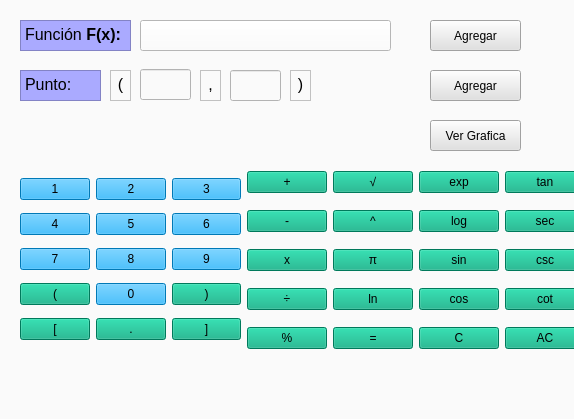
<?xml version="1.0" encoding="UTF-8"?>
<ui version="4.0">
 <class>Grafica</class>
 <widget class="QWidget" name="Grafica">
  <property name="geometry">
   <rect>
    <x>0</x>
    <y>0</y>
    <width>574</width>
    <height>419</height>
   </rect>
  </property>
  <property name="windowTitle">
   <string>Grafica</string>
  </property>
  <property name="styleSheet">
   <string notr="true">background-color: rgb(250, 250, 250);</string>
  </property>
  <widget class="QTextEdit" name="funcion">
   <property name="geometry">
    <rect>
     <x>20</x>
     <y>20</y>
     <width>111</width>
     <height>31</height>
    </rect>
   </property>
   <property name="styleSheet">
    <string notr="true">font: 12pt &quot;Arial&quot;;
background-color: rgb(170, 170, 255);</string>
   </property>
   <property name="html">
    <string>&lt;!DOCTYPE HTML PUBLIC &quot;-//W3C//DTD HTML 4.0//EN&quot; &quot;http://www.w3.org/TR/REC-html40/strict.dtd&quot;&gt;
&lt;html&gt;&lt;head&gt;&lt;meta name=&quot;qrichtext&quot; content=&quot;1&quot; /&gt;&lt;style type=&quot;text/css&quot;&gt;
p, li { white-space: pre-wrap; }
&lt;/style&gt;&lt;/head&gt;&lt;body style=&quot; font-family:'Arial'; font-size:12pt; font-weight:400; font-style:normal;&quot;&gt;
&lt;p style=&quot; margin-top:0px; margin-bottom:0px; margin-left:0px; margin-right:0px; -qt-block-indent:0; text-indent:0px;&quot;&gt;&lt;span style=&quot; font-family:'MS Shell Dlg 2'; color:#000000;&quot;&gt;Función &lt;/span&gt;&lt;span style=&quot; font-family:'MS Shell Dlg 2'; font-weight:600; color:#000000;&quot;&gt;F(x):&lt;/span&gt;&lt;/p&gt;&lt;/body&gt;&lt;/html&gt;</string>
   </property>
  </widget>
  <widget class="QPushButton" name="labelfuncion">
   <property name="geometry">
    <rect>
     <x>140</x>
     <y>20</y>
     <width>251</width>
     <height>31</height>
    </rect>
   </property>
   <property name="styleSheet">
    <string notr="true">background-color: rgb(255, 255, 255);</string>
   </property>
   <property name="text">
    <string/>
   </property>
  </widget>
  <widget class="QTextEdit" name="punto">
   <property name="geometry">
    <rect>
     <x>20</x>
     <y>70</y>
     <width>81</width>
     <height>31</height>
    </rect>
   </property>
   <property name="styleSheet">
    <string notr="true">font: 12pt &quot;Arial&quot;;
background-color: rgb(170, 170, 255);</string>
   </property>
   <property name="html">
    <string>&lt;!DOCTYPE HTML PUBLIC &quot;-//W3C//DTD HTML 4.0//EN&quot; &quot;http://www.w3.org/TR/REC-html40/strict.dtd&quot;&gt;
&lt;html&gt;&lt;head&gt;&lt;meta name=&quot;qrichtext&quot; content=&quot;1&quot; /&gt;&lt;style type=&quot;text/css&quot;&gt;
p, li { white-space: pre-wrap; }
&lt;/style&gt;&lt;/head&gt;&lt;body style=&quot; font-family:'Arial'; font-size:12pt; font-weight:400; font-style:normal;&quot;&gt;
&lt;p style=&quot; margin-top:0px; margin-bottom:0px; margin-left:0px; margin-right:0px; -qt-block-indent:0; text-indent:0px;&quot;&gt;Punto: &lt;/p&gt;&lt;/body&gt;&lt;/html&gt;</string>
   </property>
  </widget>
  <widget class="QTextEdit" name="parentesisabre">
   <property name="geometry">
    <rect>
     <x>110</x>
     <y>70</y>
     <width>21</width>
     <height>31</height>
    </rect>
   </property>
   <property name="styleSheet">
    <string notr="true">font: 12pt &quot;Arial&quot;;</string>
   </property>
   <property name="html">
    <string>&lt;!DOCTYPE HTML PUBLIC &quot;-//W3C//DTD HTML 4.0//EN&quot; &quot;http://www.w3.org/TR/REC-html40/strict.dtd&quot;&gt;
&lt;html&gt;&lt;head&gt;&lt;meta name=&quot;qrichtext&quot; content=&quot;1&quot; /&gt;&lt;style type=&quot;text/css&quot;&gt;
p, li { white-space: pre-wrap; }
&lt;/style&gt;&lt;/head&gt;&lt;body style=&quot; font-family:'Arial'; font-size:12pt; font-weight:400; font-style:normal;&quot;&gt;
&lt;p align=&quot;center&quot; style=&quot; margin-top:0px; margin-bottom:0px; margin-left:0px; margin-right:0px; -qt-block-indent:0; text-indent:0px;&quot;&gt;(&lt;/p&gt;&lt;/body&gt;&lt;/html&gt;</string>
   </property>
  </widget>
  <widget class="QLineEdit" name="textinput">
   <property name="geometry">
    <rect>
     <x>140</x>
     <y>69</y>
     <width>51</width>
     <height>31</height>
    </rect>
   </property>
  </widget>
  <widget class="QTextEdit" name="coma">
   <property name="geometry">
    <rect>
     <x>200</x>
     <y>70</y>
     <width>21</width>
     <height>31</height>
    </rect>
   </property>
   <property name="styleSheet">
    <string notr="true">font: 12pt &quot;Arial&quot;;</string>
   </property>
   <property name="html">
    <string>&lt;!DOCTYPE HTML PUBLIC &quot;-//W3C//DTD HTML 4.0//EN&quot; &quot;http://www.w3.org/TR/REC-html40/strict.dtd&quot;&gt;
&lt;html&gt;&lt;head&gt;&lt;meta name=&quot;qrichtext&quot; content=&quot;1&quot; /&gt;&lt;style type=&quot;text/css&quot;&gt;
p, li { white-space: pre-wrap; }
&lt;/style&gt;&lt;/head&gt;&lt;body style=&quot; font-family:'Arial'; font-size:12pt; font-weight:400; font-style:normal;&quot;&gt;
&lt;p align=&quot;center&quot; style=&quot; margin-top:0px; margin-bottom:0px; margin-left:0px; margin-right:0px; -qt-block-indent:0; text-indent:0px;&quot;&gt;,&lt;/p&gt;&lt;/body&gt;&lt;/html&gt;</string>
   </property>
  </widget>
  <widget class="QLineEdit" name="textinput2">
   <property name="geometry">
    <rect>
     <x>230</x>
     <y>70</y>
     <width>51</width>
     <height>31</height>
    </rect>
   </property>
  </widget>
  <widget class="QTextEdit" name="parentesiscierra">
   <property name="geometry">
    <rect>
     <x>290</x>
     <y>70</y>
     <width>21</width>
     <height>31</height>
    </rect>
   </property>
   <property name="styleSheet">
    <string notr="true">font: 12pt &quot;Arial&quot;;</string>
   </property>
   <property name="html">
    <string>&lt;!DOCTYPE HTML PUBLIC &quot;-//W3C//DTD HTML 4.0//EN&quot; &quot;http://www.w3.org/TR/REC-html40/strict.dtd&quot;&gt;
&lt;html&gt;&lt;head&gt;&lt;meta name=&quot;qrichtext&quot; content=&quot;1&quot; /&gt;&lt;style type=&quot;text/css&quot;&gt;
p, li { white-space: pre-wrap; }
&lt;/style&gt;&lt;/head&gt;&lt;body style=&quot; font-family:'Arial'; font-size:12pt; font-weight:400; font-style:normal;&quot;&gt;
&lt;p align=&quot;center&quot; style=&quot; margin-top:0px; margin-bottom:0px; margin-left:0px; margin-right:0px; -qt-block-indent:0; text-indent:0px;&quot;&gt;)&lt;/p&gt;&lt;/body&gt;&lt;/html&gt;</string>
   </property>
  </widget>
  <widget class="QPushButton" name="botonagregaruno">
   <property name="geometry">
    <rect>
     <x>430</x>
     <y>20</y>
     <width>91</width>
     <height>31</height>
    </rect>
   </property>
   <property name="styleSheet">
    <string notr="true">background-color: rgb(225, 225, 225);
font: 87 12pt &quot;Arial&quot;;</string>
   </property>
   <property name="text">
    <string>Agregar</string>
   </property>
  </widget>
  <widget class="QPushButton" name="botonagregardos">
   <property name="geometry">
    <rect>
     <x>430</x>
     <y>70</y>
     <width>91</width>
     <height>31</height>
    </rect>
   </property>
   <property name="styleSheet">
    <string notr="true">background-color: rgb(225, 225, 225);
font: 87 12pt &quot;Arial&quot;;</string>
   </property>
   <property name="text">
    <string>Agregar</string>
   </property>
  </widget>
  <widget class="QPushButton" name="botonvergrafica">
   <property name="geometry">
    <rect>
     <x>430</x>
     <y>120</y>
     <width>91</width>
     <height>31</height>
    </rect>
   </property>
   <property name="styleSheet">
    <string notr="true">background-color: rgb(225, 225, 225);
font: 87 12pt &quot;Arial&quot;;</string>
   </property>
   <property name="text">
    <string>Ver Grafica</string>
   </property>
  </widget>
  <widget class="QWidget" name="layoutWidget">
   <property name="geometry">
    <rect>
     <x>20</x>
     <y>160</y>
     <width>565</width>
     <height>203</height>
    </rect>
   </property>
   <layout class="QGridLayout" name="gridLayout_2">
    <item row="0" column="0" rowspan="5">
     <layout class="QGridLayout" name="gridLayout">
      <item row="0" column="0">
       <widget class="QPushButton" name="botonUno">
        <property name="styleSheet">
         <string notr="true">background-color: rgb(0, 170, 255);
font: 87 14pt &quot;Arial Black&quot;;</string>
        </property>
        <property name="text">
         <string>1</string>
        </property>
        <property name="shortcut">
         <string>1</string>
        </property>
       </widget>
      </item>
      <item row="0" column="1">
       <widget class="QPushButton" name="botonDos">
        <property name="styleSheet">
         <string notr="true">background-color: rgb(0, 170, 255);
font: 87 14pt &quot;Arial Black&quot;;</string>
        </property>
        <property name="text">
         <string>2</string>
        </property>
        <property name="shortcut">
         <string>2</string>
        </property>
       </widget>
      </item>
      <item row="0" column="2">
       <widget class="QPushButton" name="botonTres">
        <property name="styleSheet">
         <string notr="true">background-color: rgb(0, 170, 255);
font: 87 14pt &quot;Arial Black&quot;;</string>
        </property>
        <property name="text">
         <string>3</string>
        </property>
        <property name="shortcut">
         <string>3</string>
        </property>
       </widget>
      </item>
      <item row="1" column="0">
       <widget class="QPushButton" name="botonCuatro">
        <property name="styleSheet">
         <string notr="true">background-color: rgb(0, 170, 255);
font: 87 14pt &quot;Arial Black&quot;;</string>
        </property>
        <property name="text">
         <string>4</string>
        </property>
        <property name="shortcut">
         <string>4</string>
        </property>
       </widget>
      </item>
      <item row="1" column="1">
       <widget class="QPushButton" name="botonCinco">
        <property name="styleSheet">
         <string notr="true">background-color: rgb(0, 170, 255);
font: 87 14pt &quot;Arial Black&quot;;</string>
        </property>
        <property name="text">
         <string>5</string>
        </property>
        <property name="shortcut">
         <string>5</string>
        </property>
       </widget>
      </item>
      <item row="1" column="2">
       <widget class="QPushButton" name="botonSeis">
        <property name="styleSheet">
         <string notr="true">background-color: rgb(0, 170, 255);
font: 87 14pt &quot;Arial Black&quot;;</string>
        </property>
        <property name="text">
         <string>6</string>
        </property>
        <property name="shortcut">
         <string>6</string>
        </property>
       </widget>
      </item>
      <item row="2" column="0">
       <widget class="QPushButton" name="botonSiete">
        <property name="styleSheet">
         <string notr="true">background-color: rgb(0, 170, 255);
font: 87 14pt &quot;Arial Black&quot;;</string>
        </property>
        <property name="text">
         <string>7</string>
        </property>
        <property name="shortcut">
         <string>7</string>
        </property>
       </widget>
      </item>
      <item row="2" column="1">
       <widget class="QPushButton" name="botonOcho">
        <property name="styleSheet">
         <string notr="true">background-color: rgb(0, 170, 255);
font: 87 14pt &quot;Arial Black&quot;;</string>
        </property>
        <property name="text">
         <string>8</string>
        </property>
        <property name="shortcut">
         <string>8</string>
        </property>
       </widget>
      </item>
      <item row="2" column="2">
       <widget class="QPushButton" name="botonNueve">
        <property name="styleSheet">
         <string notr="true">background-color: rgb(0, 170, 255);
font: 87 14pt &quot;Arial Black&quot;;</string>
        </property>
        <property name="text">
         <string>9</string>
        </property>
        <property name="shortcut">
         <string>9</string>
        </property>
       </widget>
      </item>
      <item row="3" column="0">
       <widget class="QPushButton" name="botonCabierto">
        <property name="styleSheet">
         <string notr="true">font: 87 14pt &quot;Arial Black&quot;;
background-color: rgb(0, 170, 127);</string>
        </property>
        <property name="text">
         <string>(</string>
        </property>
        <property name="shortcut">
         <string>(</string>
        </property>
       </widget>
      </item>
      <item row="3" column="1">
       <widget class="QPushButton" name="botonCero">
        <property name="styleSheet">
         <string notr="true">background-color: rgb(0, 170, 255);
font: 87 14pt &quot;Arial Black&quot;;</string>
        </property>
        <property name="text">
         <string>0</string>
        </property>
        <property name="shortcut">
         <string>0</string>
        </property>
       </widget>
      </item>
      <item row="3" column="2">
       <widget class="QPushButton" name="botonCerrado">
        <property name="styleSheet">
         <string notr="true">background-color: rgb(0, 170, 127);
font: 87 14pt &quot;Arial Black&quot;;</string>
        </property>
        <property name="text">
         <string>)</string>
        </property>
        <property name="shortcut">
         <string>)</string>
        </property>
       </widget>
      </item>
      <item row="4" column="0">
       <widget class="QPushButton" name="botonCabierto_2">
        <property name="styleSheet">
         <string notr="true">font: 87 14pt &quot;Arial Black&quot;;
background-color: rgb(0, 170, 127);</string>
        </property>
        <property name="text">
         <string>[</string>
        </property>
        <property name="shortcut">
         <string>(</string>
        </property>
       </widget>
      </item>
      <item row="4" column="1">
       <widget class="QPushButton" name="botonPunto">
        <property name="styleSheet">
         <string notr="true">background-color: rgb(0, 170, 127);
font: 87 14pt &quot;Arial Black&quot;;</string>
        </property>
        <property name="text">
         <string>.</string>
        </property>
        <property name="shortcut">
         <string>.</string>
        </property>
       </widget>
      </item>
      <item row="4" column="2">
       <widget class="QPushButton" name="botonCabierto_3">
        <property name="styleSheet">
         <string notr="true">font: 87 14pt &quot;Arial Black&quot;;
background-color: rgb(0, 170, 127);</string>
        </property>
        <property name="text">
         <string>]</string>
        </property>
        <property name="shortcut">
         <string>(</string>
        </property>
       </widget>
      </item>
     </layout>
    </item>
    <item row="0" column="1">
     <widget class="QPushButton" name="botonMas">
      <property name="styleSheet">
       <string notr="true">font: 87 14pt &quot;Arial Black&quot;;
background-color: rgb(0, 170, 127);</string>
      </property>
      <property name="text">
       <string>+</string>
      </property>
      <property name="shortcut">
       <string>+</string>
      </property>
     </widget>
    </item>
    <item row="0" column="2">
     <widget class="QPushButton" name="botonMas_2">
      <property name="styleSheet">
       <string notr="true">font: 75 14pt &quot;Arial&quot;;
background-color: rgb(0, 170, 127);</string>
      </property>
      <property name="text">
       <string>√</string>
      </property>
      <property name="shortcut">
       <string>+</string>
      </property>
     </widget>
    </item>
    <item row="0" column="3">
     <widget class="QPushButton" name="botonMas_3">
      <property name="styleSheet">
       <string notr="true">font: 12pt &quot;Arial&quot;;
background-color: rgb(0, 170, 127);</string>
      </property>
      <property name="text">
       <string>exp</string>
      </property>
      <property name="shortcut">
       <string>+</string>
      </property>
     </widget>
    </item>
    <item row="0" column="4">
     <widget class="QPushButton" name="botonMas_11">
      <property name="styleSheet">
       <string notr="true">font: 12pt &quot;Arial&quot;;
background-color: rgb(0, 170, 127);</string>
      </property>
      <property name="text">
       <string>tan</string>
      </property>
      <property name="shortcut">
       <string>+</string>
      </property>
     </widget>
    </item>
    <item row="1" column="1">
     <widget class="QPushButton" name="botonMenos">
      <property name="styleSheet">
       <string notr="true">font: 87 14pt &quot;Arial Black&quot;;
background-color: rgb(0, 170, 127);</string>
      </property>
      <property name="text">
       <string>-</string>
      </property>
      <property name="shortcut">
       <string>-</string>
      </property>
     </widget>
    </item>
    <item row="1" column="2">
     <widget class="QPushButton" name="botonMas_4">
      <property name="styleSheet">
       <string notr="true">font: 87 14pt &quot;Arial Black&quot;;
background-color: rgb(0, 170, 127);</string>
      </property>
      <property name="text">
       <string>^</string>
      </property>
      <property name="shortcut">
       <string>+</string>
      </property>
     </widget>
    </item>
    <item row="1" column="3">
     <widget class="QPushButton" name="botonMas_8">
      <property name="styleSheet">
       <string notr="true">font: 12pt &quot;Arial&quot;;
background-color: rgb(0, 170, 127);</string>
      </property>
      <property name="text">
       <string>log</string>
      </property>
      <property name="shortcut">
       <string>+</string>
      </property>
     </widget>
    </item>
    <item row="1" column="4">
     <widget class="QPushButton" name="botonMas_12">
      <property name="styleSheet">
       <string notr="true">font: 12pt &quot;Arial&quot;;
background-color: rgb(0, 170, 127);</string>
      </property>
      <property name="text">
       <string>sec</string>
      </property>
      <property name="shortcut">
       <string>+</string>
      </property>
     </widget>
    </item>
    <item row="2" column="1">
     <widget class="QPushButton" name="BotonMulti">
      <property name="styleSheet">
       <string notr="true">background-color: rgb(0, 170, 127);
font: 87 14pt &quot;Arial Black&quot;;</string>
      </property>
      <property name="text">
       <string>x</string>
      </property>
      <property name="shortcut">
       <string>*</string>
      </property>
     </widget>
    </item>
    <item row="2" column="2">
     <widget class="QPushButton" name="botonMas_7">
      <property name="styleSheet">
       <string notr="true">font: 87 14pt &quot;Arial Black&quot;;
background-color: rgb(0, 170, 127);</string>
      </property>
      <property name="text">
       <string>π</string>
      </property>
      <property name="shortcut">
       <string>+</string>
      </property>
     </widget>
    </item>
    <item row="2" column="3">
     <widget class="QPushButton" name="botonMas_9">
      <property name="styleSheet">
       <string notr="true">font: 12pt &quot;Arial&quot;;
background-color: rgb(0, 170, 127);</string>
      </property>
      <property name="text">
       <string>sin</string>
      </property>
      <property name="shortcut">
       <string>+</string>
      </property>
     </widget>
    </item>
    <item row="2" column="4">
     <widget class="QPushButton" name="botonMas_13">
      <property name="styleSheet">
       <string notr="true">font: 12pt &quot;Arial&quot;;
background-color: rgb(0, 170, 127);</string>
      </property>
      <property name="text">
       <string>csc</string>
      </property>
      <property name="shortcut">
       <string>+</string>
      </property>
     </widget>
    </item>
    <item row="3" column="1">
     <widget class="QPushButton" name="botonDivision">
      <property name="styleSheet">
       <string notr="true">font: 87 14pt &quot;Arial Black&quot;;
background-color: rgb(0, 170, 127);</string>
      </property>
      <property name="text">
       <string>÷</string>
      </property>
      <property name="shortcut">
       <string>/</string>
      </property>
     </widget>
    </item>
    <item row="3" column="2">
     <widget class="QPushButton" name="botonMas_5">
      <property name="styleSheet">
       <string notr="true">font: 12pt &quot;Arial&quot;;
background-color: rgb(0, 170, 127);</string>
      </property>
      <property name="text">
       <string>ln</string>
      </property>
      <property name="shortcut">
       <string>+</string>
      </property>
     </widget>
    </item>
    <item row="3" column="3">
     <widget class="QPushButton" name="botonMas_10">
      <property name="styleSheet">
       <string notr="true">font: 12pt &quot;Arial&quot;;
background-color: rgb(0, 170, 127);</string>
      </property>
      <property name="text">
       <string>cos</string>
      </property>
      <property name="shortcut">
       <string>+</string>
      </property>
     </widget>
    </item>
    <item row="3" column="4">
     <widget class="QPushButton" name="botonMas_14">
      <property name="styleSheet">
       <string notr="true">font: 12pt &quot;Arial&quot;;
background-color: rgb(0, 170, 127);</string>
      </property>
      <property name="text">
       <string>cot</string>
      </property>
      <property name="shortcut">
       <string>+</string>
      </property>
     </widget>
    </item>
    <item row="4" column="1">
     <widget class="QPushButton" name="botonPorcentaje">
      <property name="styleSheet">
       <string notr="true">font: 87 14pt &quot;Arial Black&quot;;
background-color: rgb(0, 170, 127);</string>
      </property>
      <property name="text">
       <string>%</string>
      </property>
      <property name="shortcut">
       <string>%</string>
      </property>
     </widget>
    </item>
    <item row="4" column="2">
     <widget class="QPushButton" name="botonMas_6">
      <property name="styleSheet">
       <string notr="true">font: 87 14pt &quot;Arial Black&quot;;
background-color: rgb(0, 170, 127);</string>
      </property>
      <property name="text">
       <string>=</string>
      </property>
      <property name="shortcut">
       <string>+</string>
      </property>
     </widget>
    </item>
    <item row="4" column="3">
     <widget class="QPushButton" name="BotonBorrar">
      <property name="styleSheet">
       <string notr="true">background-color: rgb(0, 170, 127);
font: 87 14pt &quot;Arial Black&quot;;</string>
      </property>
      <property name="text">
       <string>C</string>
      </property>
      <property name="shortcut">
       <string>Esc</string>
      </property>
     </widget>
    </item>
    <item row="4" column="4">
     <widget class="QPushButton" name="botonAC">
      <property name="styleSheet">
       <string notr="true">font: 87 14pt &quot;Arial Black&quot;;
background-color: rgb(0, 170, 127);</string>
      </property>
      <property name="text">
       <string>AC</string>
      </property>
     </widget>
    </item>
   </layout>
  </widget>
 </widget>
 <resources/>
 <connections/>
</ui>
